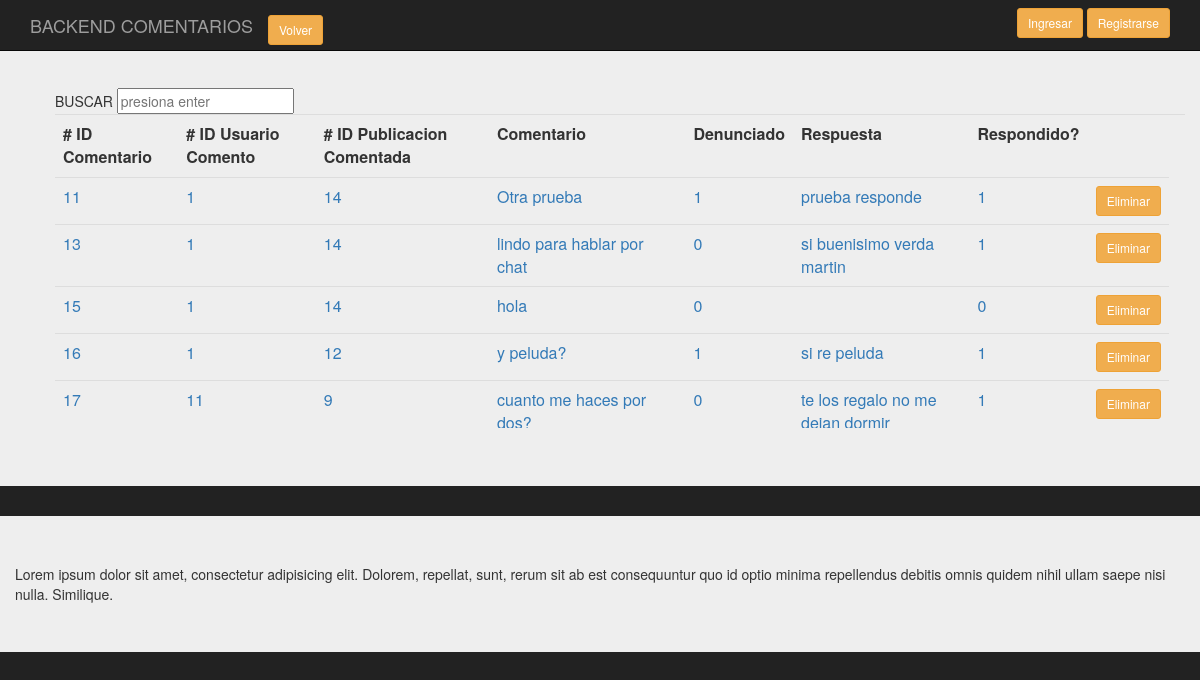
The app's page /backend/Presentacion/BackComenta.php with its own data.
### tables this page shows
CREATE TABLE `comenta` (
  `id_comen` int(11) NOT NULL,
  `id_usucom` int(11) NOT NULL,
  `id_pubcom` int(11) NOT NULL,
  `comentario` varchar(200) DEFAULT NULL,
  `denunciado_com` tinyint(1) NOT NULL,
  `responde_com` varchar(400) NOT NULL,
  `respondido` int(11) NOT NULL
);

### backend/clases/Comenta.class.php (called while the page is built, shortened)
<?php
require_once('../persistencia/PersistenciaComenta.class.php');
class Comenta
{
    public function consultaTodos($conex)
    {
      $pu=new PersistenciaComenta;
      $datos= $pu->consTodos($conex);
      return $datos;
    }
}
?>

### backend/persistencia/PersistenciaComenta.class.php (called while the page is built, shortened)
<?php
class PersistenciaComenta
{
   public function consTodos( $conex)
   {
        $sql = "select * from comenta";
        $result = $conex->prepare($sql);
		$result->execute();
		$resultados=$result->fetchAll();
       return $resultados;
    }
 }
?>

### backend/Presentacion/BackComenta.php (the view, shortened to what this page needs)
<?php
require_once('../clases/Comenta.class.php');
?>
<!doctype html>
<html lang="en">
<head>
<link rel="stylesheet" href="https://maxcdn.bootstrapcdn.com/bootstrap/3.3.7/css/bootstrap.min.css">
<link rel="stylesheet" href="../css/estilos.css">
	</head>
<body>
		<div class="container">
			<nav class="navbar navbar-inverse navbar-fixed-top">
				  <div class="container">
					<div class="navbar-header">
					  <a class="navbar-brand" href="#">BACKEND COMENTARIOS</a>
					  <div class="navbar-brand">
						<a href="index.php" class="btn btn-warning btn-sm">Volver</a>
					  </div>
					</div>
					<div id="navbar" class="navbar-collapse collapse">
					  <form class="navbar-form navbar-right">
						<a href="singin.php" class="btn btn-warning btn-sm">Ingresar</a>
						<a href="Login.php" class="btn btn-warning btn-sm">Registrarse</a>
					  </form>
					</div>
				  </div>
			</nav>
		</div>
		<div class="jumbotron">
			<div class="container-fluid">
				<section class="main row">
					<div class="col-md-12">
					<ol class="pre-scrollable">
										<table class="table">
																<form class="forma-busqueda cf" action="/search.php" method="post">
																	<input name="keywords" id="search_box" type="text" placeholder="presiona enter" >
																</form>
													<tr>
														<th># ID Comentario</th>
														<th># ID Usuario Comento</th>
														<th># ID Publicacion Comentada</th>
														<th>Comentario</th>
														<th>Denunciado</th>
														<th>Respuesta</th>
														<th>Respondido?</th>
														<th></th>
														<th></th>
													</tr>
												<?php
													$conex = conectar();
													$d = new Comenta();
													$datos_d=$d->consultaTodos($conex);
													$cuenta=count($datos_d);
												?>
												<?php
												for ($i=0;$i<$cuenta;$i++)
												{
												?>
													<tr>
															<td><a value="<?php echo $datos_d[$i][0]?>"  ><?php echo $datos_d[$i][0]?></a></td>
															<td><a value="<?php echo $datos_d[$i][0]?>"  ><?php echo $datos_d[$i][1]?></a></td>
															<td><a value="<?php echo $datos_d[$i][0]?>"  ><?php echo $datos_d[$i][2]?></a></td>
															<td><a value="<?php echo $datos_d[$i][0]?>"  ><?php echo $datos_d[$i][3]?></a></td>
															<td><a value="<?php echo $datos_d[$i][0]?>"  ><?php echo $datos_d[$i][4]?></a></td>
															<td><a value="<?php echo $datos_d[$i][0]?>"  ><?php echo $datos_d[$i][5]?></a></td>
															<td><a value="<?php echo $datos_d[$i][0]?>"  ><?php echo $datos_d[$i][6]?></a></td>
															<td><a href="Login.php" class="btn btn-warning btn-sm">Eliminar</a></td>
													</tr>
												<?php
												}
												?>
										</table>
					</ol>
					</div>
				</section>
			</div>
		</div>
		<div class="jumbotron">
		<div class="container">
			<div class="row">
			Lorem ipsum dolor sit amet, consectetur adipisicing elit. Dolorem, repellat, sunt, rerum sit ab est consequuntur quo id optio minima repellendus debitis omnis quidem nihil ullam saepe nisi nulla. Similique.
		</div>
		</div>
</body>
</html>

### backend/Css/estilos.css (style rules this page uses)
body { padding-top: 40px; padding-bottom: 40px; background-color: #222; }
.forma-busqueda { margin-left: -2px; }

### records on screen
comenta: id_comen "11", id_usucom "1", id_pubcom "14", comentario "Otra prueba", denunciado_com "1", responde_com "prueba responde", respondido "1"
comenta: id_comen "13", id_usucom "1", id_pubcom "14", comentario "lindo para hablar por chat", denunciado_com "0", responde_com "si buenisimo verda martin", respondido "1"
comenta: id_comen "15", id_usucom "1", id_pubcom "14", comentario "hola", denunciado_com "0", respondido "0"
comenta: id_comen "16", id_usucom "1", id_pubcom "12", comentario "y peluda?", denunciado_com "1", responde_com "si re peluda", respondido "1"
comenta: id_comen "17", id_usucom "11", id_pubcom "9", comentario "cuanto me haces por…", denunciado_com "0", responde_com "te los regalo no me…", respondido "1"
